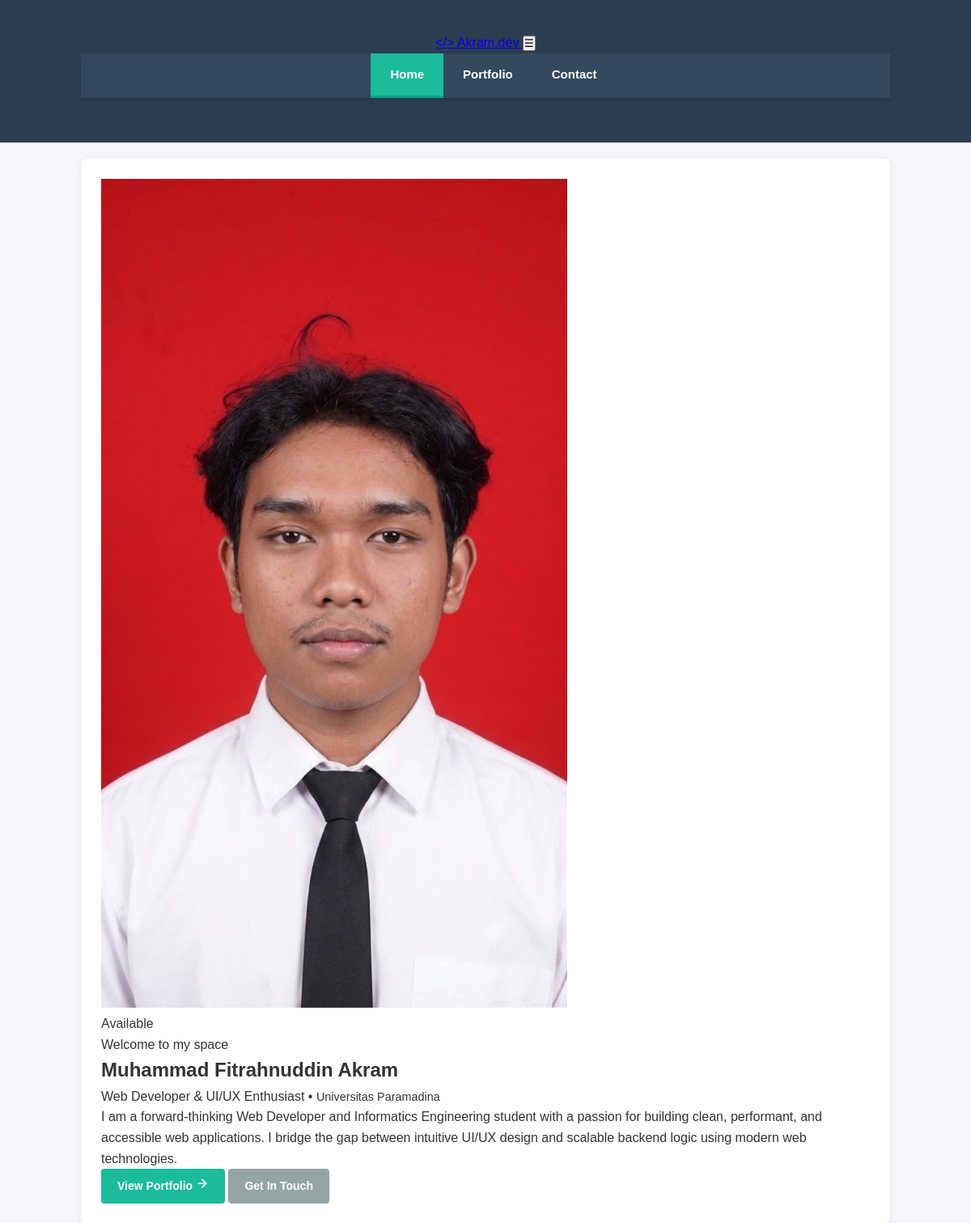
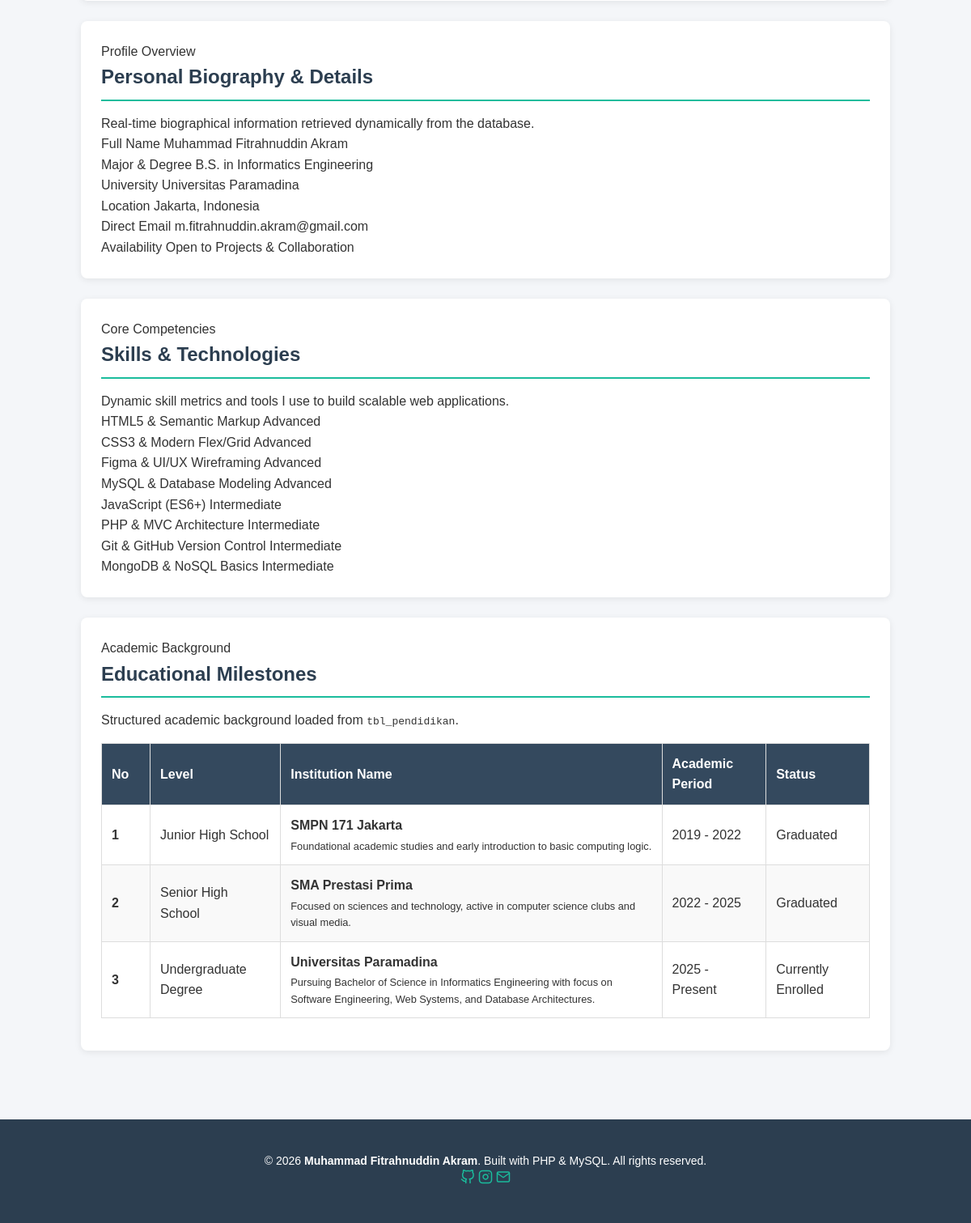
The page / on the database its author committed (2 pictures, top to bottom).
### tables this page shows
CREATE TABLE `tbl_data_pribadi` (
  `id` INT(11) NOT NULL AUTO_INCREMENT,
  `nama_lengkap` VARCHAR(150) NOT NULL,
  `nama_panggilan` VARCHAR(50) DEFAULT NULL,
  `profesi` VARCHAR(100) NOT NULL,
  `sub_profesi` VARCHAR(150) DEFAULT NULL,
  `ringkasan_bio` TEXT NOT NULL,
  `program_studi` VARCHAR(100) NOT NULL,
  `universitas` VARCHAR(150) NOT NULL,
  `foto_profil` VARCHAR(255) NOT NULL,
  `email` VARCHAR(100) NOT NULL,
  `telepon` VARCHAR(50) NOT NULL,
  `lokasi` VARCHAR(100) NOT NULL,
  `status_ketersediaan` VARCHAR(100) DEFAULT 'Available for Freelance & Internships',
  `link_github` VARCHAR(255) DEFAULT NULL,
  `link_linkedin` VARCHAR(255) DEFAULT NULL,
  `link_instagram` VARCHAR(255) DEFAULT NULL,
  PRIMARY KEY (`id`)
);

CREATE TABLE `tbl_skill` (
  `id` INT(11) NOT NULL AUTO_INCREMENT,
  `nama_skill` VARCHAR(100) NOT NULL,
  `kategori` VARCHAR(50) NOT NULL,
  `tingkat` INT(11) NOT NULL COMMENT 'Percentage 1-100',
  `level_label` VARCHAR(50) NOT NULL,
  `badge_color` VARCHAR(30) DEFAULT '#4f46e5',
  PRIMARY KEY (`id`)
);

CREATE TABLE `tbl_pendidikan` (
  `id` INT(11) NOT NULL AUTO_INCREMENT,
  `jenjang` VARCHAR(50) NOT NULL,
  `nama_sekolah` VARCHAR(150) NOT NULL,
  `tahun` VARCHAR(50) NOT NULL,
  `status` VARCHAR(100) NOT NULL,
  `deskripsi` TEXT DEFAULT NULL,
  `urutan` INT(11) NOT NULL DEFAULT 1,
  PRIMARY KEY (`id`)
);

### index.php (the view, shortened to what this page needs)
<?php
require_once 'koneksi.php';
$data_pribadi = null;
if ($koneksi) {
    $query_pribadi = mysqli_query($koneksi, "SELECT * FROM tbl_data_pribadi ORDER BY id ASC LIMIT 1");
    if ($query_pribadi && mysqli_num_rows($query_pribadi) > 0) {
        $data_pribadi = mysqli_fetch_assoc($query_pribadi);
    }
}
$skills_result = [];
if ($koneksi) {
    $query_skills = mysqli_query($koneksi, "SELECT * FROM tbl_skill ORDER BY tingkat DESC");
    if ($query_skills && mysqli_num_rows($query_skills) > 0) {
        while ($row = mysqli_fetch_assoc($query_skills)) {
            $skills_result[] = $row;
        }
    }
}
$education_result = [];
if ($koneksi) {
    $query_edu = mysqli_query($koneksi, "SELECT * FROM tbl_pendidikan ORDER BY urutan ASC");
    if ($query_edu && mysqli_num_rows($query_edu) > 0) {
        while ($row = mysqli_fetch_assoc($query_edu)) {
            $education_result[] = $row;
        }
    }
}
include 'header.php';
?>
<main class="container">
    <section class="card">
        <div class="hero-box">
            <div class="hero-avatar-wrap">
                <img src="<?= htmlspecialchars($data_pribadi['foto_profil']); ?>"
                     alt="<?= htmlspecialchars($data_pribadi['nama_lengkap']); ?> - Profile Picture"
                     class="hero-img">
                <div class="status-pill" title="Current Status">
                    <span>Available</span>
                </div>
            </div>
            <div class="hero-content">
                <span class="section-tag">Welcome to my space</span>
                <h1 class="hero-name"><?= htmlspecialchars($data_pribadi['nama_lengkap']); ?></h1>
                <p class="hero-role">
                    <span><?= htmlspecialchars($data_pribadi['profesi']); ?></span>
                    <span style="color: var(--text-dim);">&bull;</span>
                    <span style="color: var(--text-muted); font-size: 0.9rem;"><?= htmlspecialchars($data_pribadi['universitas']); ?></span>
                </p>
                <p class="hero-bio">
                    <?= htmlspecialchars($data_pribadi['ringkasan_bio']); ?>
                </p>
                <div class="hero-actions">
                    <a href="portfolio.php" class="btn btn-primary">
                        <span>View Portfolio</span>
                        <svg width="16" height="16" viewBox="0 0 24 24" fill="none" stroke="currentColor" stroke-width="2.5" stroke-linecap="round" stroke-linejoin="round">
                            <line x1="5" y1="12" x2="19" y2="12"></line>
                            <polyline points="12 5 19 12 12 19"></polyline>
                        </svg>
                    </a>
                    <a href="contact.php" class="btn btn-secondary">
                        <span>Get In Touch</span>
                    </a>
                </div>
            </div>
        </div>
    </section>
    <section class="card">
        <div class="card-header">
            <span class="section-tag">Profile Overview</span>
            <h2 class="section-title">Personal Biography &amp; Details</h2>
            <p class="section-subtitle">Real-time biographical information retrieved dynamically from the database.</p>
        </div>
        <div class="info-grid">
            <div class="info-tile">
                <span class="info-tile-label">Full Name</span>
                <span class="info-tile-value"><?= htmlspecialchars($data_pribadi['nama_lengkap']); ?></span>
            </div>
            <div class="info-tile">
                <span class="info-tile-label">Major &amp; Degree</span>
                <span class="info-tile-value"><?= htmlspecialchars($data_pribadi['program_studi']); ?></span>
            </div>
            <div class="info-tile">
                <span class="info-tile-label">University</span>
                <span class="info-tile-value"><?= htmlspecialchars($data_pribadi['universitas']); ?></span>
            </div>
            <div class="info-tile">
                <span class="info-tile-label">Location</span>
                <span class="info-tile-value"><?= htmlspecialchars($data_pribadi['lokasi']); ?></span>
            </div>
            <div class="info-tile">
                <span class="info-tile-label">Direct Email</span>
                <span class="info-tile-value"><?= htmlspecialchars($data_pribadi['email']); ?></span>
            </div>
            <div class="info-tile">
                <span class="info-tile-label">Availability</span>
                <span class="info-tile-value" style="color: var(--accent-emerald);">
                    <?= htmlspecialchars($data_pribadi['status_ketersediaan'] ?? 'Available for Inquiries'); ?>
                </span>
            </div>
        </div>
    </section>
    <section class="card">
        <div class="card-header">
            <span class="section-tag">Core Competencies</span>
            <h2 class="section-title">Skills &amp; Technologies</h2>
            <p class="section-subtitle">Dynamic skill metrics and tools I use to build scalable web applications.</p>
        </div>
        <div class="skills-grid">
            <?php foreach ($skills_result as $skill): ?>
                <div class="skill-card">
                    <div class="skill-card-top">
                        <span class="skill-title"><?= htmlspecialchars($skill['nama_skill']); ?></span>
                        <span class="skill-badge"><?= htmlspecialchars($skill['level_label'] ?? $skill['kategori']); ?></span>
                    </div>
                </div>
            <?php endforeach; ?>
        </div>
    </section>
    <section class="card">
        <div class="card-header">
            <span class="section-tag">Academic Background</span>
            <h2 class="section-title">Educational Milestones</h2>
            <p class="section-subtitle">Structured academic background loaded from <code>tbl_pendidikan</code>.</p>
        </div>
        <div class="table-responsive">
            <table class="custom-table">
                <thead>
                    <tr>
                        <th style="width: 60px;">No</th>
                        <th>Level</th>
                        <th>Institution Name</th>
                        <th>Academic Period</th>
                        <th>Status</th>
                    </tr>
                </thead>
                <tbody>
                    <?php
                    $no = 1;
                    foreach ($education_result as $edu):
                        $is_enrolled = (stripos($edu['status'], 'Enrolled') !== false || stripos($edu['status'], 'Sedang') !== false);
                    ?>
                        <tr>
                            <td><strong><?= $no++; ?></strong></td>
                            <td><?= htmlspecialchars($edu['jenjang']); ?></td>
                            <td>
                                <strong><?= htmlspecialchars($edu['nama_sekolah']); ?></strong>
                                <?php if (!empty($edu['deskripsi'])): ?>
                                    <div style="font-size: 0.8rem; color: var(--text-dim); margin-top: 3px;">
                                        <?= htmlspecialchars($edu['deskripsi']); ?>
                                    </div>
                                <?php endif; ?>
                            </td>
                            <td><?= htmlspecialchars($edu['tahun']); ?></td>
                            <td>
                                <span class="status-badge <?= $is_enrolled ? 'enrolled' : 'graduated'; ?>">
                                    <?= htmlspecialchars($edu['status']); ?>
                                </span>
                            </td>
                        </tr>
                    <?php endforeach; ?>
                </tbody>
            </table>
        </div>
    </section>
</main>
<?php
include 'footer.php';
?>

### style.css (style rules this page uses)
* { margin: 0; padding: 0; box-sizing: border-box; }
body { font-family: Arial, Helvetica, sans-serif; line-height: 1.6; background-color: #f4f6f9; color: #333333; }
.container { width: 85%; max-width: 1000px; margin: 0 auto; padding: 20px 0; }
main { min-height: 500px; padding: 20px 0; }
.card { background-color: #ffffff; padding: 25px; margin-bottom: 25px; border-radius: 8px; box-shadow: 0 2px 8px rgba(0, 0, 0, 0.08); }
.card h2 { color: #2c3e50; margin-bottom: 15px; border-bottom: 2px solid #1abc9c; padding-bottom: 8px; }
table { width: 100%; border-collapse: collapse; margin-top: 15px; margin-bottom: 15px; }
table, th, td { border: 1px solid #dddddd; }
th, td { padding: 12px; text-align: left; }
th { background-color: #34495e; color: #ffffff; }
tr:nth-child(even) { background-color: #f9f9f9; }
.btn { display: inline-block; padding: 10px 20px; font-size: 14px; font-weight: bold; border-radius: 4px; cursor: pointer; text-decoration: none; border: none; transition: background-color 0.3s; }
.btn-primary { background-color: #1abc9c; color: #ffffff; }
.btn-secondary { background-color: #95a5a6; color: #ffffff; }

### rows shown on the page
tbl_data_pribadi: foto_profil (picture), nama_lengkap "Muhammad Fitrahnuddin Akram", profesi "Web Developer & UI/UX Enthusiast", universitas "Universitas Paramadina", ringkasan_bio "I am a forward-thinking Web Developer and Informatics Engineering student with a passion for building clean, performant, and accessible web applications. I bridge the gap between intuitive UI/UX design and scalable backend logic using modern web technologies.", program_studi "B.S. in Informatics Engineering", lokasi "Jakarta, Indonesia", email "m.fitrahnuddin.akram@gmail.com", status_ketersediaan "Open to Projects & Collaboration"
tbl_skill: nama_skill "HTML5 & Semantic Markup", level_label "Advanced"
tbl_skill: nama_skill "CSS3 & Modern Flex/Grid", level_label "Advanced"
tbl_skill: nama_skill "Figma & UI/UX Wireframing", level_label "Advanced"
tbl_skill: nama_skill "MySQL & Database Modeling", level_label "Advanced"
tbl_skill: nama_skill "JavaScript (ES6+)", level_label "Intermediate"
tbl_skill: nama_skill "PHP & MVC Architecture", level_label "Intermediate"
tbl_skill: nama_skill "Git & GitHub Version Control", level_label "Intermediate"
tbl_skill: nama_skill "MongoDB & NoSQL Basics", level_label "Intermediate"
tbl_pendidikan: jenjang "Junior High School", nama_sekolah "SMPN 171 Jakarta", deskripsi "Foundational academic studies and early introduction to basic computing logic.", tahun "2019 - 2022", status "Graduated"
tbl_pendidikan: jenjang "Senior High School", nama_sekolah "SMA Prestasi Prima", deskripsi "Focused on sciences and technology, active in computer science clubs and visual media.", tahun "2022 - 2025", status "Graduated"
tbl_pendidikan: jenjang "Undergraduate Degree", nama_sekolah "Universitas Paramadina", deskripsi "Pursuing Bachelor of Science in Informatics Engineering with focus on Software Engineering, Web Systems, and Database Architectures.", tahun "2025 - Present", status "Currently Enrolled"
